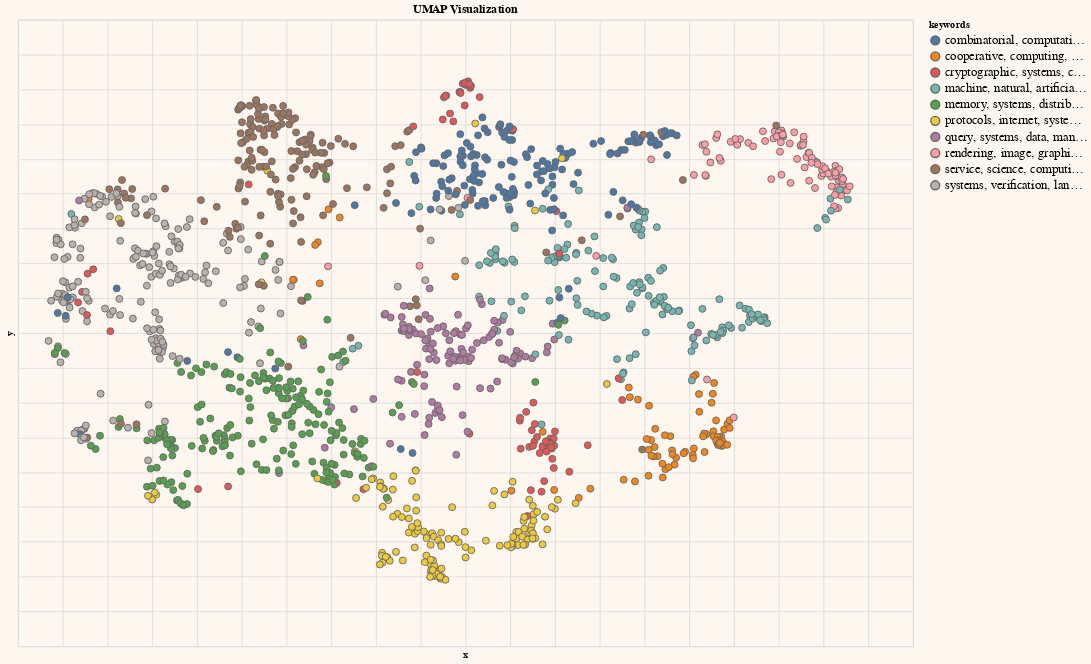

Write notebook code for a chart like this one.
### Markdown cell above
## UMAP Visualization with K-Means Clustering

### Code cell
selection = alt.selection_multi(fields=['keywords'], bind='legend')

chart = alt.Chart(df_umap_vis).mark_circle(size=60, stroke='#666', strokeWidth=1, opacity=0.3).encode(
    x=alt.X('x',
            scale=alt.Scale(zero=False),
            axis=alt.Axis(labels=False, ticks=False, domain=False)),
    y=alt.Y('y',
            scale=alt.Scale(zero=False),
            axis=alt.Axis(labels=False, ticks=False, domain=False)),
    color=alt.Color('keywords:N',
                    legend=alt.Legend(columns=1, labelFontSize=14)),
    opacity=alt.condition(selection, alt.value(1), alt.value(0.2)),
    tooltip=['Citation', 'keywords', 'Full Name', 'Index', 'cluster']
).properties(
    width=1000,
    height=700
).add_selection(
    selection
).configure_legend(labelLimit=0).configure_view(
    strokeWidth=0
).configure(background="#FDF7F0").properties(
    title='UMAP Visualization'
)

chart.interactive()

### Figure 1 — Vega-Lite specification as saved in the notebook (floating-point values rounded to 4 significant figures; data arrays with more than 128 entries replaced by an {"elided": "..."} marker saying what was removed)
{"config": {"view": {"continuousWidth": 400, "continuousHeight": 300}, "background": "#FDF7F0"}, "data": {"name": "data-b7252af1dcfbd37828eb2d92e79e0d0f"}, "mark": {"type": "circle", "opacity": 0.3, "size": 60, "stroke": "#666", "strokeWidth": 1}, "encoding": {"color": {"field": "keywords", "legend": {"columns": 1, "labelFontSize": 14}, "type": "nominal"}, "opacity": {"condition": {"value": 1, "selection": "selector005"}, "value": 0.2}, "tooltip": [{"field": "Citation", "type": "nominal"}, {"field": "keywords", "type": "nominal"}, {"field": "Full Name", "type": "nominal"}, {"field": "Index", "type": "quantitative"}, {"field": "cluster", "type": "quantitative"}], "x": {"axis": {"domain": false, "labels": false, "ticks": false}, "field": "x", "scale": {"zero": false}, "type": "quantitative"}, "y": {"axis": {"domain": false, "labels": false, "ticks": false}, "field": "y", "scale": {"zero": false}, "type": "quantitative"}}, "height": 700, "selection": {"selector005": {"type": "multi", "fields": ["keywords"], "bind": "legend"}, "selector006": {"type": "interval", "bind": "scales", "encodings": ["x", "y"]}}, "title": "UMAP Visualization", "width": 1000, "$schema": "https://vega.github.io/schema/vega-lite/v4.17.0.json", "datasets": {"data-b7252af1dcfbd37828eb2d92e79e0d0f": {"elided": "1419 records"}}}
